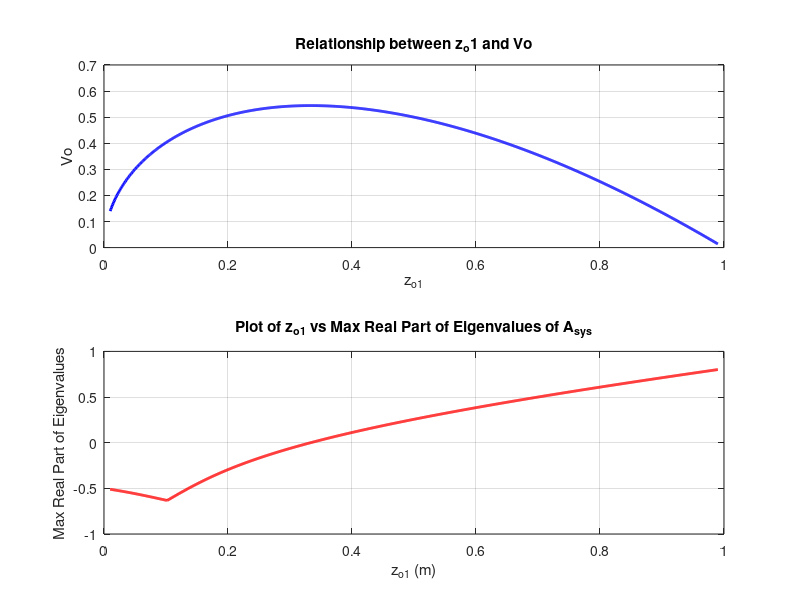

MATLAB code for this plot:
close all
clc

% Given constants
g = 1;
k = 1;
epsilon = 1;
A = 1;
m = 1;
b = 1;
R = 1;

%% Task 1
num_points = 1000;
z_o1 = linspace(0.01*g, 0.99*g, num_points);
Vo = zeros(1, num_points);
max_real_part_eigenvalues = zeros(1, num_points);

% Calculate Vo for each value of z_o1
for i = 1:num_points
    Vo(i) = sqrt((2 * k * z_o1(i) * (g - z_o1(i))^2) / (epsilon * A));
    A_sys = [0, 1, 0;
             -k/m, -b/m, Vo(i) / (m * (g - z_o1(i)));
             Vo(i) / (R * (g - z_o1(i))), 0, - (g - z_o1(i)) / (epsilon * A * R)];
    eigenvalues = eig(A_sys);
    max_real_part_eigenvalues(i) = max(real(eigenvalues));
    
end

% Plot z_o1 against Vo
figure; % Create a new figure

% First subplot
subplot(2, 1, 1); 
plot(z_o1, Vo, 'b-', 'LineWidth', 2);
xlabel('z_{o1}');
ylabel('Vo');
title('Relationship between z_o1 and Vo');
grid on;

% Second subplot
subplot(2, 1, 2); 
plot(z_o1, max_real_part_eigenvalues, 'r-', 'LineWidth', 2);
xlabel('z_{o1} (m)');
ylabel('Max Real Part of Eigenvalues');
title('Plot of z_{o1} vs Max Real Part of Eigenvalues of A_{sys}');
grid on;

set(gcf, 'Position', [100,100,600,800])